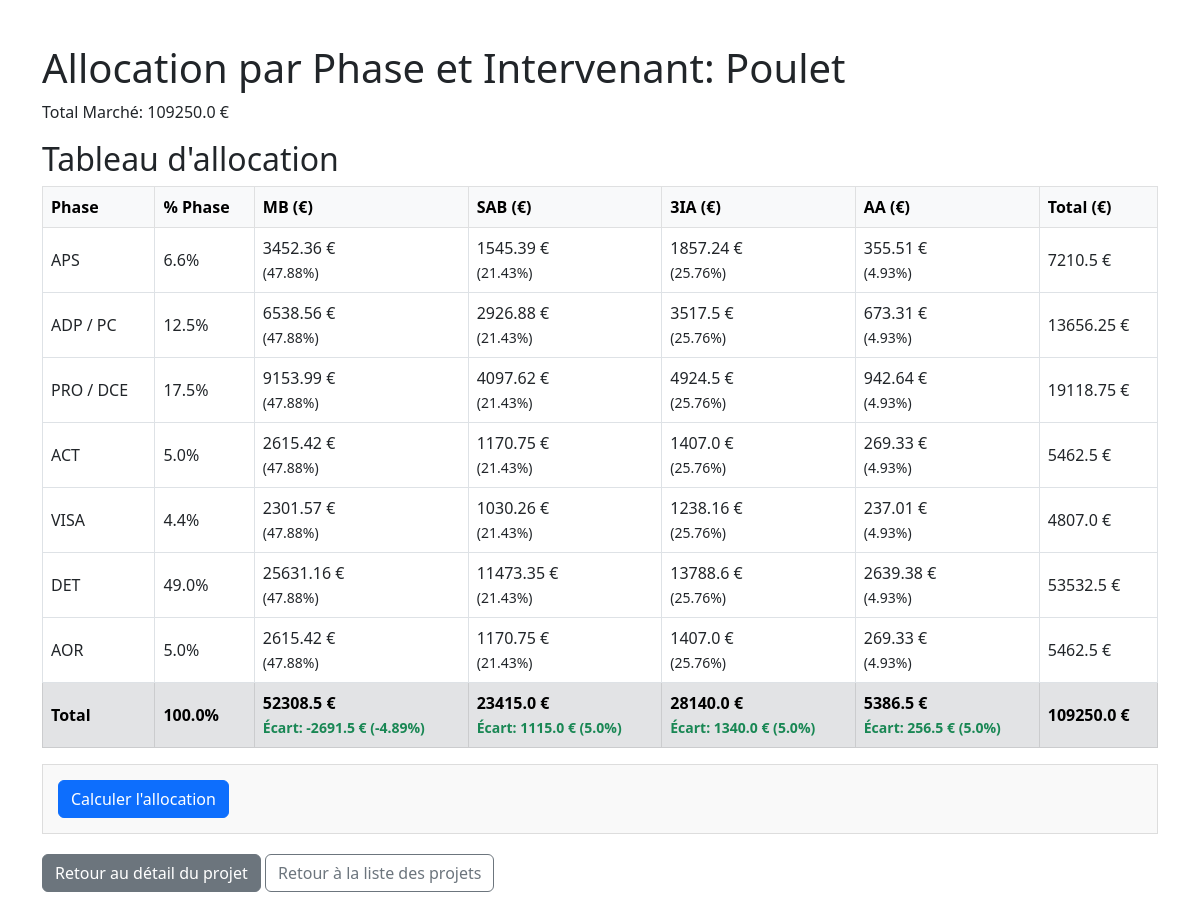
Page /project/3/allocation on the committed database.
### models.py (models this page shows, shortened)
class Project(db.Model):
    __tablename__ = 'projects'  # Correction ici (double underscore)
    id = db.Column(db.Integer, primary_key=True)
    name = db.Column(db.String(100), nullable=False) # Nom du projet
    total_marche = db.Column(db.Float, nullable=False) # Montant total du marché
    phases = db.relationship('Phase', backref='project', lazy=True)
    intervenants = db.relationship('Intervenant', backref='project', lazy=True)

class Intervenant(db.Model):
    __tablename__ = 'intervenants'
    id = db.Column(db.Integer, primary_key=True)
    name = db.Column(db.String(100), nullable=False)  # Nom ou rôle de l'intervenant (ex : Architecte, MB, etc.)
    montant_verif = db.Column(db.Float, nullable=True)  # Montant 'vérif' souhaité sur l'ensemble du projet
    project_id = db.Column(db.Integer, db.ForeignKey('projects.id'), nullable=False)
    allocations = db.relationship('PhaseIntervenant', backref='intervenant', lazy=True)

class Phase(db.Model):
    __tablename__ = 'phases'
    id = db.Column(db.Integer, primary_key=True)
    name = db.Column(db.String(100), nullable=False)  # Nom de la phase (Ex : Études, Travaux, etc.)
    percentage = db.Column(db.Float, nullable=False)  # Pourcentage de la phase par rapport au total du projet
    project_id = db.Column(db.Integer, db.ForeignKey('projects.id'), nullable=False)
    allocations = db.relationship('PhaseIntervenant', backref='phase', lazy=True)

class PhaseIntervenant(db.Model):
    __tablename__ = 'phase_intervenants'
    id = db.Column(db.Integer, primary_key=True)
    phase_id = db.Column(db.Integer, db.ForeignKey('phases.id'), nullable=False)
    intervenant_id = db.Column(db.Integer, db.ForeignKey('intervenants.id'), nullable=False)
    final_percent = db.Column(db.Float, nullable=True)
    final_amount = db.Column(db.Float, nullable=True)

### app.py (the view)
@app.route('/project/<int:project_id>/allocation')
def project_allocation(project_id):
    project = Project.query.get_or_404(project_id)
    if not project.phases:
        flash("Veuillez d'abord ajouter des phases au projet", "warning")
        return redirect(url_for('project_detail', project_id=project.id))
    if not project.intervenants:
        flash("Veuillez d'abord ajouter des intervenants au projet", "warning")
        return redirect(url_for('project_detail', project_id=project.id))
    phases_total_percent = sum(phase.percentage for phase in project.phases)
    phases_total_amount = sum(project.total_marche * phase.percentage / 100 for phase in project.phases)
    allocations = PhaseIntervenant.query.filter(
        PhaseIntervenant.phase_id.in_([phase.id for phase in project.phases])
    ).all()
    allocation_data = {}
    for allocation in allocations:
        allocation_data[(allocation.phase_id, allocation.intervenant_id)] = allocation
    intervenant_totals = {}
    for intervenant in project.intervenants:
        total_amount = sum(
            alloc.final_amount for alloc in allocations
            if alloc.intervenant_id == intervenant.id and alloc.final_amount is not None
        )
        intervenant_totals[intervenant.id] = {
            'amount': total_amount,
            'verif': intervenant.montant_verif,
            'ecart': total_amount - intervenant.montant_verif if intervenant.montant_verif else 0
        }
    return render_template('project_allocation.html',
                          project=project,
                          phases_total_percent=phases_total_percent,
                          phases_total_amount=phases_total_amount,
                          allocation_data=allocation_data,
                          intervenant_totals=intervenant_totals)

### templates/project_allocation.html (shortened to what this page needs)
<!DOCTYPE html>
<html>
<head>
    <link rel="stylesheet" href="{{ url_for('static', filename='css/style.css') }}">
    <link href="https://cdn.jsdelivr.net/npm/bootstrap@5.3.0-alpha1/dist/css/bootstrap.min.css" rel="stylesheet">
</head>
<body>
    <div class="container mt-4">
        <h1>Allocation par Phase et Intervenant: {{ project.name }}</h1>
        <p>Total Marché: {{ project.total_marche | round(2) }} €</p>
        <h2>Tableau d'allocation</h2>
        <div class="table-responsive">
            <table class="table table-bordered table-hover">
                <thead class="table-light">
                    <tr>
                        <th>Phase</th>
                        <th>% Phase</th>
                        {% for intervenant in project.intervenants %}
                            <th>{{ intervenant.name }} (€)</th>
                        {% endfor %}
                        <th>Total (€)</th>
                    </tr>
                </thead>
                <tbody>
                    {% for phase in project.phases %}
                    <tr>
                        <td>{{ phase.name }}</td>
                        <td>{{ phase.percentage | round(2) }}%</td>
                        {% for intervenant in project.intervenants %}
                            {% set allocation = allocation_data.get((phase.id, intervenant.id)) %}
                            {% if allocation %}
                                <td>
                                    {{ allocation.final_amount | round(2) }} €
                                    <br>
                                    <small>({{ allocation.final_percent | round(2) }}%)</small>
                                </td>
                            {% else %}
                                <td>-</td>
                            {% endif %}
                        {% endfor %}
                        <td>{{ (project.total_marche * phase.percentage / 100) | round(2) }} €</td>
                    </tr>
                    {% endfor %}
                </tbody>
                <tfoot>
                    <tr class="table-secondary">
                        <th>Total</th>
                        <th>{{ phases_total_percent | round(2) }}%</th>
                        {% for intervenant in project.intervenants %}
                            {% set total_amount = intervenant_totals.get(intervenant.id, {}).get('amount', 0) %}
                            {% set verif_amount = intervenant.montant_verif %}
                            {% set ecart = total_amount - verif_amount %}
                            {% set ecart_percent = (ecart / verif_amount * 100) if verif_amount else 0 %}
                            <th>
                                {{ total_amount | round(2) }} €
                                <br>
                                <small class="{% if ecart_percent > 5 %}text-danger{% elif ecart_percent < -5 %}text-danger{% else %}text-success{% endif %}">
                                    Écart: {{ ecart | round(2) }} € ({{ ecart_percent | round(2) }}%)
                                </small>
                            </th>
                        {% endfor %}
                        <th>{{ phases_total_amount | round(2) }} €</th>
                    </tr>
                </tfoot>
            </table>
        </div>
        <form method="POST" action="{{ url_for('calculate_allocation', project_id=project.id) }}">
            <button type="submit" class="btn btn-primary">Calculer l'allocation</button>
        </form>
        <div class="mt-3">
            <a href="{{ url_for('project_detail', project_id=project.id) }}" class="btn btn-secondary">Retour au détail du projet</a>
            <a href="{{ url_for('index') }}" class="btn btn-outline-secondary">Retour à la liste des projets</a>
        </div>
    </div>
</body>
</html>

### static/css/style.css (style rules this page uses)
body { font-family: Arial, sans-serif; margin: 20px; line-height: 1.6; }
h1, h2, h3 { color: #333; }
table { border-collapse: collapse; width: 100%; margin-bottom: 20px; }
th, td { padding: 8px; text-align: left; border: 1px solid #ddd; }
th { background-color: #f2f2f2; }
form { margin-bottom: 20px; padding: 15px; border: 1px solid #ddd; background-color: #f9f9f9; }
a { color: #0066cc; text-decoration: none; }
body { padding-top: 20px; padding-bottom: 40px; }
.table th, .table td { vertical-align: middle; }

### rows in the picture
Project: name "Poulet", total_marche "109250.0", (project.total_marche*phase.percentage/100)|round(2) "7210.5", (project.total_marche*phase.percentage/100)|round(2) "13656.25", (project.total_marche*phase.percentage/100)|round(2) "19118.75", (project.total_marche*phase.percentage/100)|round(2) "5462.5", (project.total_marche*phase.percentage/100)|round(2) "4807.0", (project.total_marche*phase.percentage/100)|round(2) "53532.5"
Intervenant: name "MB", total_amount "52308.5", ecart "-2691.5", ecart_percent "-4.89"
Intervenant: name "SAB", total_amount "23415.0", ecart "1115.0", ecart_percent "5.0"
Intervenant: name "3IA", total_amount "28140.0", ecart "1340.0", ecart_percent "5.0"
Intervenant: name "AA", total_amount "5386.5", ecart "256.5", ecart_percent "5.0"
Phase: name "APS", percentage "6.6"
PhaseIntervenant: final_amount "3452.36", final_percent "47.88"
PhaseIntervenant: final_amount "1545.39", final_percent "21.43"
PhaseIntervenant: final_amount "1857.24", final_percent "25.76"
PhaseIntervenant: final_amount "355.51", final_percent "4.93"
Phase: name "ADP / PC", percentage "12.5"
PhaseIntervenant: final_amount "6538.56", final_percent "47.88"
PhaseIntervenant: final_amount "2926.88", final_percent "21.43"
PhaseIntervenant: final_amount "3517.5", final_percent "25.76"
PhaseIntervenant: final_amount "673.31", final_percent "4.93"
Phase: name "PRO / DCE", percentage "17.5"
PhaseIntervenant: final_amount "9153.99", final_percent "47.88"
PhaseIntervenant: final_amount "4097.62", final_percent "21.43"
PhaseIntervenant: final_amount "4924.5", final_percent "25.76"
PhaseIntervenant: final_amount "942.64", final_percent "4.93"
Phase: name "ACT", percentage "5.0"
PhaseIntervenant: final_amount "2615.42", final_percent "47.88"
PhaseIntervenant: final_amount "1170.75", final_percent "21.43"
PhaseIntervenant: final_amount "1407.0", final_percent "25.76"
PhaseIntervenant: final_amount "269.33", final_percent "4.93"
Phase: name "VISA", percentage "4.4"
PhaseIntervenant: final_amount "2301.57", final_percent "47.88"
PhaseIntervenant: final_amount "1030.26", final_percent "21.43"
PhaseIntervenant: final_amount "1238.16", final_percent "25.76"
PhaseIntervenant: final_amount "237.01", final_percent "4.93"
Phase: name "DET", percentage "49.0"
PhaseIntervenant: final_amount "25631.16", final_percent "47.88"
PhaseIntervenant: final_amount "11473.35", final_percent "21.43"
PhaseIntervenant: final_amount "13788.6", final_percent "25.76"
PhaseIntervenant: final_amount "2639.38", final_percent "4.93"
Phase: name "AOR", percentage "5.0"
PhaseIntervenant: final_amount "2615.42", final_percent "47.88"
PhaseIntervenant: final_amount "1170.75", final_percent "21.43"
PhaseIntervenant: final_amount "1407.0", final_percent "25.76"
PhaseIntervenant: final_amount "269.33", final_percent "4.93"

### other values in the picture
{{ phases_total_percent | round(2) }} "100.0"
{{ phases_total_amount | round(2) }} "109250.0"
